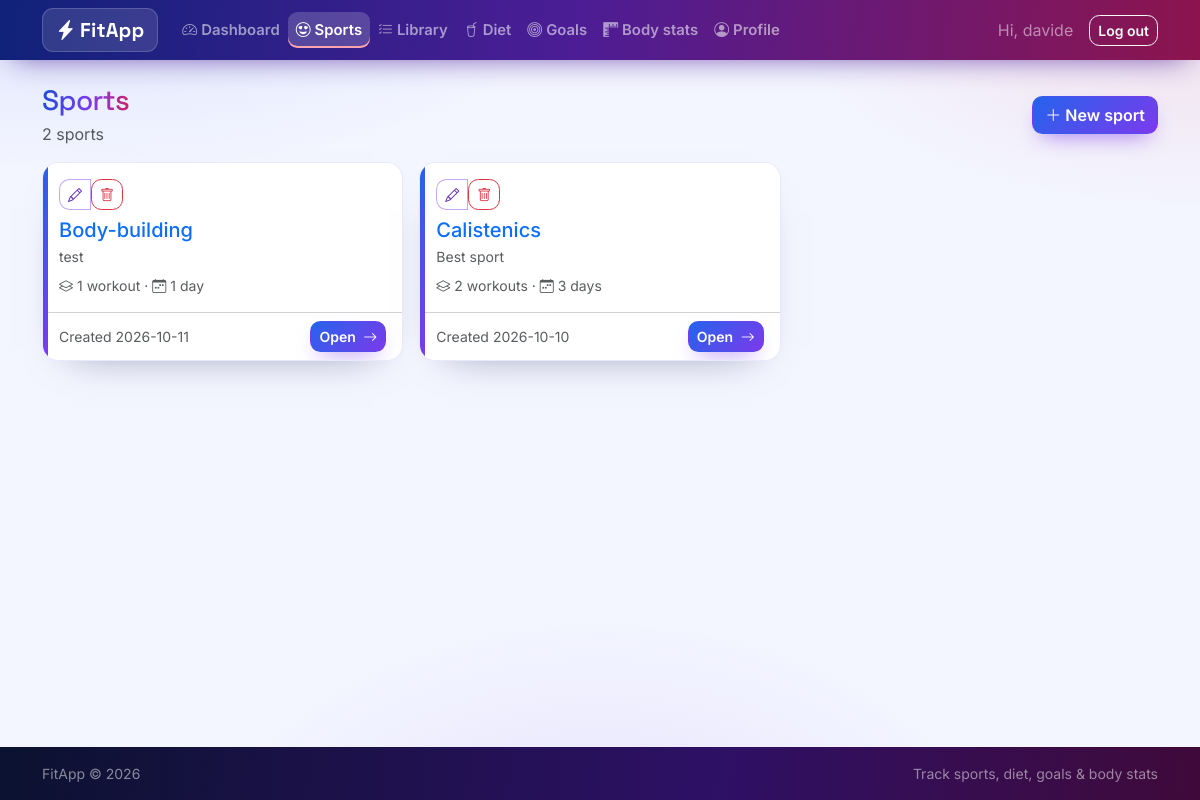
Screenshot of /sports/ (signed in) with the database file from the repository.
### tables this page shows
CREATE TABLE "users" (
    id            INTEGER PRIMARY KEY AUTOINCREMENT,
    username      TEXT UNIQUE NOT NULL,
    email         TEXT UNIQUE NOT NULL,
    password_hash TEXT NOT NULL,
    height_cm     REAL,
    birth_date    TEXT,
    sex           TEXT,
    role          TEXT NOT NULL DEFAULT 'user' CHECK (role IN ('user', 'admin')),
    created_at    TEXT NOT NULL DEFAULT (datetime('now'))
);

CREATE TABLE "sports" (
                id         INTEGER PRIMARY KEY AUTOINCREMENT,
                user_id    INTEGER NOT NULL REFERENCES users (id) ON DELETE CASCADE,
                name       TEXT NOT NULL,
                notes      TEXT,
                created_at TEXT NOT NULL DEFAULT (datetime('now'))
            );

### fitapp/routes/sports.py (the view)
@bp.route("/")
@login_required
def index():
    db = get_db()
    rows = db.execute(
        """SELECT s.*,
                  (SELECT COUNT(*) FROM workouts w WHERE w.sport_id = s.id) AS workout_count,
                  (SELECT COUNT(*) FROM workout_days d
                     JOIN workouts w ON w.id = d.workout_id
                    WHERE w.sport_id = s.id) AS day_count
           FROM sports s
           WHERE s.user_id = ?
           ORDER BY s.created_at DESC, s.id DESC""",
        (g.user["id"],),
    ).fetchall()
    return render_template("sports/index.html", sports=rows)

### fitapp/auth.py (called while the page is built)
def load_current_user():
    user_id = session.get("user_id")
    if user_id is None:
        g.user = None
    else:
        g.user = get_db().execute(
            "SELECT * FROM users WHERE id = ?", (user_id,)
        ).fetchone()
    return g.user

def login_required(view):
    @wraps(view)
    def wrapped(*args, **kwargs):
        if load_current_user() is None:
            flash("Please log in to access this page.", "warning")
            return redirect(url_for("auth.login", next=request.path))
        return view(*args, **kwargs)
    return wrapped

@bp.before_app_request
def _load_user():
    load_current_user()
    if g.user is not None and g.user["role"] == "admin":
        blueprint = (request.endpoint or "").split(".", 1)[0]
        if blueprint in ADMIN_BLOCKED_BLUEPRINTS:
            flash("Admin accounts manage users and settings only.", "warning")
            return redirect(url_for("admin.index"))

### fitapp/db.py (called while the page is built)
def get_db():
    if "db" not in g:
        g.db = sqlite3.connect(
            current_app.config["DATABASE"],
            detect_types=sqlite3.PARSE_DECLTYPES,
        )
        g.db.row_factory = sqlite3.Row
        g.db.execute("PRAGMA foreign_keys = ON")
    return g.db

### fitapp/templates/sports/index.html (shortened to what this page needs)
{% extends "base.html" %}
{% block content %}
<div class="d-flex justify-content-between align-items-center mb-3">
  <div>
    <h1 class="h3 mb-1">Sports</h1>
    <p class="text-muted mb-0">{{ sports|length }} sport{{ 's' if sports|length != 1 }}</p>
  </div>
  <div class="d-flex gap-2">
    <a class="btn btn-success" href="{{ url_for('sports.new') }}">
      <i class="bi bi-plus-lg me-1"></i>New sport
    </a>
  </div>
</div>
<div class="row g-3">
  {% for s in sports %}
  <div class="col-md-6 col-xl-4">
    <div class="card stat-card h-100">
      <div class="card-body">
        <div class="d-flex justify-content-between align-items-start mb-2">
          <div class="btn-group">
            <a class="btn btn-sm btn-outline-success" href="{{ url_for('sports.edit', sport_id=s['id']) }}">
              <i class="bi bi-pencil"></i>
            </a>
            <form class="d-inline" action="{{ url_for('sports.delete', sport_id=s['id']) }}" method="post"
                  onsubmit="return confirm('Delete this sport and all its workouts?');">
              <button class="btn btn-sm btn-outline-danger" type="submit"><i class="bi bi-trash"></i></button>
            </form>
          </div>
        </div>
        <h2 class="h5 mb-1">
          <a class="text-decoration-none" href="{{ url_for('sports.detail', sport_id=s['id']) }}">{{ s['name'] }}</a>
        </h2>
        {% if s['notes'] %}<p class="small text-muted mb-2">{{ s['notes'] }}</p>{% endif %}
        <div class="small text-muted">
          <i class="bi bi-layers me-1"></i>{{ s['workout_count'] }} workout{{ 's' if s['workout_count'] != 1 }}
          &middot; <i class="bi bi-calendar-week me-1"></i>{{ s['day_count'] }} day{{ 's' if s['day_count'] != 1 }}
        </div>
      </div>
      <div class="card-footer bg-white d-flex justify-content-between align-items-center">
        <small class="text-muted">Created {{ s['created_at'][:10] }}</small>
        <a class="btn btn-sm btn-success" href="{{ url_for('sports.detail', sport_id=s['id']) }}">
          Open <i class="bi bi-arrow-right ms-1"></i>
        </a>
      </div>
    </div>
  </div>
  {% endfor %}
</div>
{% endblock %}

### fitapp/templates/base.html (shortened to what this page needs)
<!doctype html>
<html lang="en" data-bs-theme="light">
<head>
  <link href="https://cdn.jsdelivr.net/npm/bootstrap@5.3.3/dist/css/bootstrap.min.css" rel="stylesheet">
  <link href="https://cdn.jsdelivr.net/npm/bootstrap-icons@1.11.3/font/bootstrap-icons.min.css" rel="stylesheet">
  <link href="{{ url_for('static', filename='css/style.css') }}" rel="stylesheet">
</head>
<body class="d-flex flex-column min-vh-100">
<nav class="navbar navbar-expand-lg navbar-dark navbar-fitapp sticky-top">
  <div class="container">
    <a class="navbar-brand fw-bold" href="{{ url_for('dashboard.index') }}">
      <i class="bi bi-lightning-charge-fill me-1"></i>FitApp
    </a>
    <div class="collapse navbar-collapse" id="mainNav">
      {% if g.user %}
      <ul class="navbar-nav me-auto">
        {% if g.user['role'] == 'admin' %}
        <li class="nav-item"><a class="nav-link {% if request.endpoint and request.endpoint.startswith('profile.') %}active{% endif %}"
           href="{{ url_for('profile.index') }}"><i class="bi bi-person-circle me-1"></i>Profile</a></li>
        <li class="nav-item"><a class="nav-link {% if request.endpoint and request.endpoint.startswith('admin.') %}active{% endif %}"
           href="{{ url_for('admin.index') }}"><i class="bi bi-shield-lock me-1"></i>Admin</a></li>
        {% else %}
        <li class="nav-item"><a class="nav-link {% if request.endpoint == 'dashboard.index' %}active{% endif %}"
           href="{{ url_for('dashboard.index') }}"><i class="bi bi-speedometer2 me-1"></i>Dashboard</a></li>
        <li class="nav-item"><a class="nav-link {% if request.endpoint and request.endpoint.startswith('sports.') %}active{% endif %}"
           href="{{ url_for('sports.index') }}"><i class="bi bi-emoji-heart-eyes me-1"></i>Sports</a></li>
        <li class="nav-item"><a class="nav-link {% if request.endpoint and request.endpoint.startswith('library.') %}active{% endif %}"
           href="{{ url_for('library.index') }}"><i class="bi bi-list-check me-1"></i>Library</a></li>
        <li class="nav-item"><a class="nav-link {% if request.endpoint and request.endpoint.startswith('diets.') %}active{% endif %}"
           href="{{ url_for('diets.index') }}"><i class="bi bi-cup-straw me-1"></i>Diet</a></li>
        <li class="nav-item"><a class="nav-link {% if request.endpoint and request.endpoint.startswith('goals.') %}active{% endif %}"
           href="{{ url_for('goals.index') }}"><i class="bi bi-bullseye me-1"></i>Goals</a></li>
        <li class="nav-item"><a class="nav-link {% if request.endpoint and request.endpoint.startswith('stats.') %}active{% endif %}"
           href="{{ url_for('stats.index') }}"><i class="bi bi-rulers me-1"></i>Body stats</a></li>
        <li class="nav-item"><a class="nav-link {% if request.endpoint and request.endpoint.startswith('profile.') %}active{% endif %}"
           href="{{ url_for('profile.index') }}"><i class="bi bi-person-circle me-1"></i>Profile</a></li>
        {% endif %}
      </ul>
      <div class="d-flex align-items-center">
        <span class="navbar-text me-3 text-white-50">Hi, {{ g.user['username'] }}</span>
        <form action="{{ url_for('auth.logout') }}" method="post" class="m-0">
          <button class="btn btn-outline-light btn-sm" type="submit">Log out</button>
        </form>
      </div>
      {% endif %}
    </div>
  </div>
</nav>
<main class="container py-4 flex-grow-1">
  {% block content %}{% endblock %}
</main>
<footer class="bg-dark text-white-50 py-3 mt-auto">
  <div class="container small d-flex justify-content-between">
    <span>FitApp &copy; {{ now_year if now_year else '2026' }}</span>
    <span>Track sports, diet, goals &amp; body stats</span>
  </div>
</footer>
</body>
</html>

### fitapp/static/css/style.css (style rules this page uses)
:root { --fa-blue: #2563eb; --fa-blue-deep: #1d4ed8; --fa-violet: #7c3aed; --fa-violet-deep: #5b21b6; --fa-red: #ef4444; --fa-rose: #e11d48; --fa-ink: #0b1230; --grad-main: linear-gradient(135deg, #2563eb 0%, #7c3aed 55%, #e11d48 120%); --grad-btn: linear-gradient(135deg, #2563eb 0%, #7c3aed 100%); --grad-btn-hover: linear-gradient(135deg, #1d4ed8 0%, #6d28d9 100%); --grad-fire: linear-gradient(135deg, #7c3aed 0%, #e11d48 100%); --font-display: "Space Grotesk", "Inter", system-ui, sans-serif; --font-body: "Inter", system-ui, -apple-system, "Segoe UI", sans-serif; }
* { -webkit-tap-highlight-color: transparent; }
body { font-family: var(--font-body); background-color: #f3f5ff; background-image: radial-gradient(900px 420px at 8% -10%, rgba(37, 99, 235, .14), transparent 60%), radial-gradient(760px 380px at 100% 0%, rgba(225, 29, 72, .10), transparent 55%), radial-gradient(700px 500px at 50% 115%, rgba(124, 58, 237, .12), transparent 60%); background-attachment: fixed; }
main h1, .h3, .h4 { font-family: var(--font-display); letter-spacing: -.02em; }
main > h1, h1.h3 { background: linear-gradient(95deg, #1d4ed8 0%, #7c3aed 55%, #e11d48 110%); -webkit-background-clip: text; background-clip: text; color: transparent; display: inline-block; }
.navbar-fitapp { background-image: linear-gradient(95deg, #10227a 0%, #4c1d95 48%, #9f1239 115%); box-shadow: 0 10px 30px -14px rgba(76, 29, 149, .85); }
.navbar-fitapp .navbar-brand { font-family: var(--font-display); font-weight: 700; letter-spacing: .01em; background: rgba(255, 255, 255, .12); border: 1px solid rgba(255, 255, 255, .18); padding: .38rem .8rem; border-radius: .7rem; backdrop-filter: blur(6px); }
.navbar-fitapp .nav-link { font-weight: 600; font-size: .93rem; border-radius: .6rem; padding: .45rem .8rem; transition: background-color .2s ease, transform .2s ease; }
.navbar-fitapp .nav-link.active { background-color: rgba(255, 255, 255, .18); box-shadow: inset 0 -2px 0 #fda4af; }
.btn { font-weight: 600; border-radius: .65rem; transition: transform .15s ease, box-shadow .2s ease, filter .2s ease; }
.btn-success, .btn-success:hover, .btn-success:focus, .btn-success:active { color: #fff; border-color: transparent; background-color: transparent; background-image: var(--grad-btn); box-shadow: 0 10px 22px -10px rgba(124, 58, 237, .75); }
.btn-outline-success, .btn-outline-success:hover, .btn-outline-success:focus { color: var(--fa-violet-deep); border-color: rgba(124, 58, 237, .45); background-color: #fff; }
.card { border-radius: 1rem; border: 1px solid rgba(99, 102, 241, .14); box-shadow: 0 18px 40px -30px rgba(15, 23, 60, .55); transition: transform .2s ease, box-shadow .25s ease; }
.stat-card { overflow: hidden; position: relative; }
.stat-card::before { content: ""; position: absolute; inset: 0 auto 0 0; width: 5px; background: var(--grad-btn); }
footer { background: linear-gradient(95deg, #0b1230 0%, #2e1065 60%, #4c0519 130%) !important; color: rgba(255, 255, 255, .55) !important; }

### rows the page displays
users: user.username "davide"
sports: name "Body-building", notes "test", workout_count "1", day_count "1", created_at "2026-10-11"
sports: name "Calistenics", notes "Best sport", workout_count "2", workout_count "s", day_count "3", day_count "s", created_at "2026-10-10"

### other values shown
{{ sports|length }} "2"
{{ 's' if sports|length != 1 }} "s"
